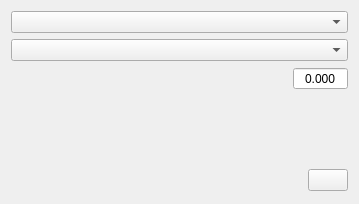
<?xml version="1.0" encoding="UTF-8"?>
<ui version="4.0">
 <class>ml_settings_selector</class>
 <widget class="QWidget" name="ml_settings_selector">
  <property name="geometry">
   <rect>
    <x>0</x>
    <y>0</y>
    <width>359</width>
    <height>204</height>
   </rect>
  </property>
  <property name="windowTitle">
   <string>ml settings selector</string>
  </property>
  <layout class="QVBoxLayout" name="verticalLayout">
   <item>
    <widget class="QComboBox" name="ml_processing"/>
   </item>
   <item>
    <widget class="QComboBox" name="ml_transform"/>
   </item>
   <item>
    <widget class="QWidget" name="widget_2" native="true">
     <layout class="QHBoxLayout" name="horizontalLayout_2" stretch="1,0">
      <property name="leftMargin">
       <number>0</number>
      </property>
      <property name="topMargin">
       <number>0</number>
      </property>
      <property name="rightMargin">
       <number>0</number>
      </property>
      <property name="bottomMargin">
       <number>0</number>
      </property>
      <item>
       <widget class="onnx_settings_selector" name="wdg_onx" native="true"/>
      </item>
      <item>
       <widget class="QWidget" name="widget_3" native="true">
        <layout class="QVBoxLayout" name="verticalLayout_2">
         <property name="leftMargin">
          <number>0</number>
         </property>
         <property name="topMargin">
          <number>0</number>
         </property>
         <property name="rightMargin">
          <number>0</number>
         </property>
         <property name="bottomMargin">
          <number>0</number>
         </property>
         <item>
          <widget class="QDoubleSpinBox" name="ml_transform_threshold_value">
           <property name="alignment">
            <set>Qt::AlignCenter</set>
           </property>
           <property name="buttonSymbols">
            <enum>QAbstractSpinBox::NoButtons</enum>
           </property>
           <property name="decimals">
            <number>3</number>
           </property>
           <property name="maximum">
            <double>999.990000000000009</double>
           </property>
          </widget>
         </item>
         <item>
          <spacer name="verticalSpacer">
           <property name="orientation">
            <enum>Qt::Vertical</enum>
           </property>
           <property name="sizeHint" stdset="0">
            <size>
             <width>20</width>
             <height>40</height>
            </size>
           </property>
          </spacer>
         </item>
        </layout>
       </widget>
      </item>
     </layout>
    </widget>
   </item>
   <item>
    <widget class="semantic_filters_selector" name="wdg_semantic_selector" native="true"/>
   </item>
   <item>
    <widget class="QWidget" name="widget" native="true">
     <layout class="QHBoxLayout" name="horizontalLayout">
      <property name="leftMargin">
       <number>0</number>
      </property>
      <property name="topMargin">
       <number>0</number>
      </property>
      <property name="rightMargin">
       <number>0</number>
      </property>
      <property name="bottomMargin">
       <number>0</number>
      </property>
      <item>
       <spacer name="horizontalSpacer">
        <property name="orientation">
         <enum>Qt::Horizontal</enum>
        </property>
        <property name="sizeHint" stdset="0">
         <size>
          <width>294</width>
          <height>26</height>
         </size>
        </property>
       </spacer>
      </item>
      <item>
       <widget class="QPushButton" name="btn_add">
        <property name="text">
         <string/>
        </property>
        <property name="icon">
         <iconset resource="slim5.qrc">
          <normaloff>:/images/plus.svg</normaloff>:/images/plus.svg</iconset>
        </property>
       </widget>
      </item>
     </layout>
    </widget>
   </item>
  </layout>
 </widget>
 <customwidgets>
  <customwidget>
   <class>semantic_filters_selector</class>
   <extends>QWidget</extends>
   <header>semantic_filters_selector.h</header>
   <container>1</container>
  </customwidget>
  <customwidget>
   <class>onnx_settings_selector</class>
   <extends>QWidget</extends>
   <header>onnx_settings_selector.h</header>
   <container>1</container>
  </customwidget>
 </customwidgets>
 <resources>
  <include location="slim5.qrc"/>
 </resources>
 <connections/>
</ui>
